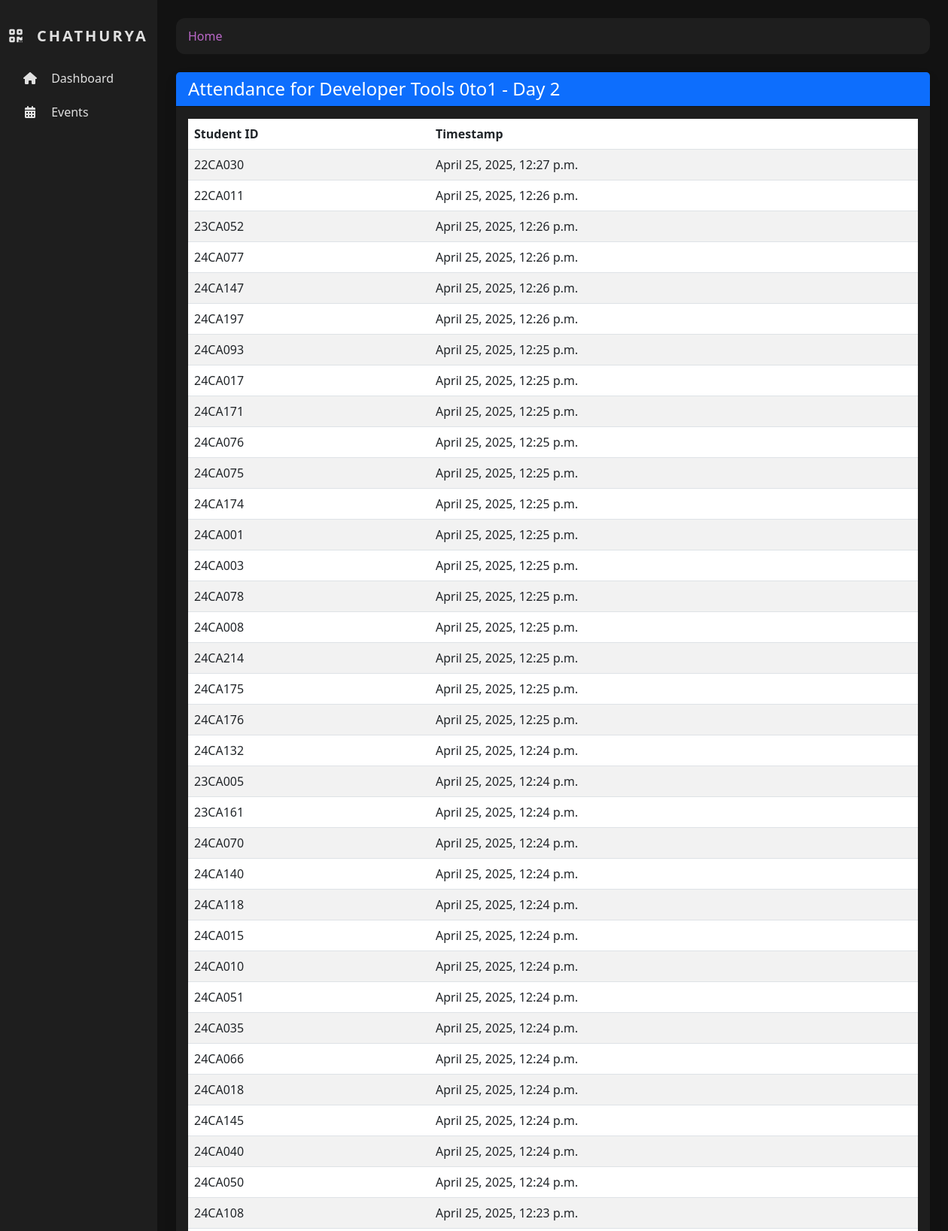
The page /scan/attendance/3/ (upper part) on the database its author committed.
### events/models.py (models this page shows, shortened)
class Event(models.Model):
    name = models.CharField(max_length=100)
    date = models.DateField()
    is_multi_day = models.BooleanField(default=False)
    created_at = models.DateTimeField(auto_now_add=True)

### scanner/models.py (models this page shows, shortened)
class Attendance(models.Model):
    event = models.ForeignKey(Event, on_delete=models.CASCADE)
    student_id = models.CharField(max_length=50)
    timestamp = models.DateTimeField(auto_now_add=True)
    class Meta:
        unique_together = ('event', 'student_id')

### scanner/views.py (the view)
# urls.py: path('attendance/<int:event_id>/', views.attendance_list, name='attendance_list'),
def attendance_list(request, event_id):
    event = get_object_or_404(Event, id=event_id)
    attendees = Attendance.objects.filter(event=event).order_by('-timestamp')
    return render(request, 'scanner/attendance_list.html', {'event': event, 'attendees': attendees})

### scanner/templates/scanner/attendance_list.html (shortened to what this page needs)
{% extends 'base.html' %}
{% block content %}
<div class="card shadow">
    <div class="card-header bg-primary text-white">
        <h4 class="mb-0">Attendance for {{ event.name }}</h4>
    </div>
    <div class="card-body">
        <div class="table-responsive">
            <table class="table table-striped">
                <thead>
                    <tr>
                        <th>Student ID</th>
                        <th>Timestamp</th>
                    </tr>
                </thead>
                <tbody>
                    {% for attendee in attendees %}
                    <tr>
                        <td>{{ attendee.student_id }}</td>
                        <td>{{ attendee.timestamp }}</td>
                    </tr>
                    {% endfor %}
                </tbody>
            </table>
        </div>
    </div>
</div>
{% endblock %}

### templates/base.html (style rules this page uses)
:root { --bg-primary: #121212; --bg-secondary: #1E1E1E; --accent-primary: #7b1fa2; --accent-focus: #ba68c8; --accent-gradient-start: #7b1fa2; --accent-gradient-end: #2196f3; --text-primary: #ffffff; --text-secondary: #e0e0e0; --text-tertiary: #757575; --border-radius: 12px; --button-height: 56px; }
body { background-color: var(--bg-primary); color: var(--text-primary); font-family: 'Segoe UI', Roboto, 'Helvetica Neue', sans-serif; }
.card { background-color: var(--bg-secondary); border: none; border-radius: var(--border-radius); margin-bottom: 24px; }
.card-header { background-color: rgba(0, 0, 0, 0.2); border-bottom: 1px solid var(--bg-primary); font-weight: bold; }

### rows shown on the page
Event: name "Developer Tools 0to1 - Day 2"
Attendance: student_id "22CA030", timestamp "April 25, 2025, 12:27 p.m."
Attendance: student_id "22CA011", timestamp "April 25, 2025, 12:26 p.m."
Attendance: student_id "23CA052", timestamp "April 25, 2025, 12:26 p.m."
Attendance: student_id "24CA077", timestamp "April 25, 2025, 12:26 p.m."
Attendance: student_id "24CA147", timestamp "April 25, 2025, 12:26 p.m."
Attendance: student_id "24CA197", timestamp "April 25, 2025, 12:26 p.m."
Attendance: student_id "24CA093", timestamp "April 25, 2025, 12:25 p.m."
Attendance: student_id "24CA017", timestamp "April 25, 2025, 12:25 p.m."
Attendance: student_id "24CA171", timestamp "April 25, 2025, 12:25 p.m."
Attendance: student_id "24CA076", timestamp "April 25, 2025, 12:25 p.m."
Attendance: student_id "24CA075", timestamp "April 25, 2025, 12:25 p.m."
Attendance: student_id "24CA174", timestamp "April 25, 2025, 12:25 p.m."
Attendance: student_id "24CA001", timestamp "April 25, 2025, 12:25 p.m."
Attendance: student_id "24CA003", timestamp "April 25, 2025, 12:25 p.m."
Attendance: student_id "24CA078", timestamp "April 25, 2025, 12:25 p.m."
Attendance: student_id "24CA008", timestamp "April 25, 2025, 12:25 p.m."
Attendance: student_id "24CA214", timestamp "April 25, 2025, 12:25 p.m."
Attendance: student_id "24CA175", timestamp "April 25, 2025, 12:25 p.m."
Attendance: student_id "24CA176", timestamp "April 25, 2025, 12:25 p.m."
Attendance: student_id "24CA132", timestamp "April 25, 2025, 12:24 p.m."
Attendance: student_id "23CA005", timestamp "April 25, 2025, 12:24 p.m."
Attendance: student_id "23CA161", timestamp "April 25, 2025, 12:24 p.m."
Attendance: student_id "24CA070", timestamp "April 25, 2025, 12:24 p.m."
Attendance: student_id "24CA140", timestamp "April 25, 2025, 12:24 p.m."
Attendance: student_id "24CA118", timestamp "April 25, 2025, 12:24 p.m."
Attendance: student_id "24CA015", timestamp "April 25, 2025, 12:24 p.m."
Attendance: student_id "24CA010", timestamp "April 25, 2025, 12:24 p.m."
Attendance: student_id "24CA051", timestamp "April 25, 2025, 12:24 p.m."
Attendance: student_id "24CA035", timestamp "April 25, 2025, 12:24 p.m."
Attendance: student_id "24CA066", timestamp "April 25, 2025, 12:24 p.m."
Attendance: student_id "24CA018", timestamp "April 25, 2025, 12:24 p.m."
Attendance: student_id "24CA145", timestamp "April 25, 2025, 12:24 p.m."
Attendance: student_id "24CA040", timestamp "April 25, 2025, 12:24 p.m."
Attendance: student_id "24CA050", timestamp "April 25, 2025, 12:24 p.m."
Attendance: student_id "24CA108", timestamp "April 25, 2025, 12:23 p.m."
